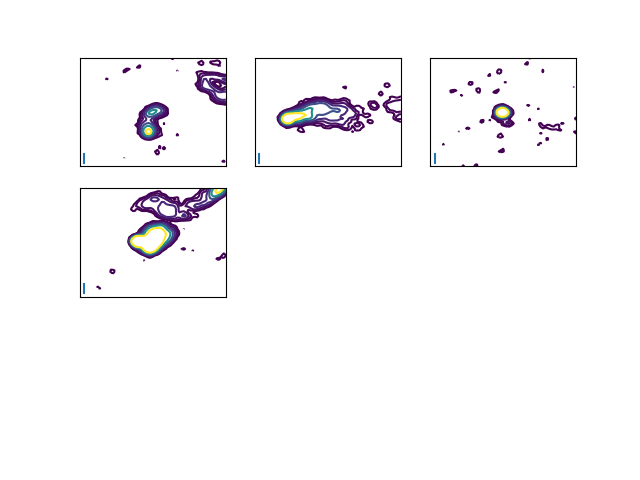

This figure's Python source:
import numpy as np,matplotlib, astropy, os, sys
from astropy.io.fits import getheader, getdata
from matplotlib import pyplot as plt
from astropy.coordinates import SkyCoord
infile, firstfile = 'c2.txt', 'first_simple.txt'  # names of coord file, FIRST

def astropy_sep (tra1,tdec1,tra2,tdec2): # from course notes section 11 
    sc1 = SkyCoord (tra1, tdec1, frame='fk5',unit='degree')
    sc2 = SkyCoord (tra2, tdec2, frame='fk5',unit='degree')
    return ((sc1.separation(sc2)).degree)

def tohms (a): # routine to convert deg -> string hour, min, sec
    ahr = int(a); a = 60.0*(a-ahr); amin = int(a); asec = 60.*(a-amin)
    return str(ahr), str(amin), str(asec)

# from email about wget (using the os.system, otherwise use the wget.download)
def first_download (ra,dec,outfile,gif=0,fits=1,imsize=2.0,\
                    imserver='third.ucllnl.org'):
    rahr, ramin, rasec = tohms (ra/15.)   # convert ra (hr=deg*15) to dms
    decdeg, decmin, decsec = tohms (dec)  # ditto for declination
    command = ('wget -O %s "http://%s/cgi-bin/firstimage?RA=%s%%20%s%%20%s%%20%s%%20%s%%20%s&Dec=&Equinox=J2000&ImageSize=%.1f&MaxInt=10&GIF=%d&FITS=%d&Download=1"'%(outfile,imserver,str(rahr),str(ramin),str(rasec),str(decdeg),str(decmin),str(decsec),imsize,gif,fits))
    os.system(command)

# part 1
first, data = np.loadtxt(firstfile), np.loadtxt(infile)
fb = first[first[:,3]>50]; nbright = len(fb)
if data.shape[1] not in [2,6]:
    print('Must have 2 or 6 columns'); exit()
if data.shape[1]==6:
    data[:,0]=data[:,0]*15.+data[:,1]*15./60.+data[:,2]*15./3600
    data[:,1]=data[:,3]+data[:,4]/60.+data[:,5]/3600.

# part 2/3/4 loop
for i,coord in enumerate(data):
    dist = np.zeros (nbright)
    for j in range(nbright):    # find offsets from this coord to bright FIRST sources
        dist[j] = astropy_sep(coord[0],coord[1],fb[j,0],fb[j,1])
    imin = np.where(dist==dist.min())[0][0]   # index of nearest first source
    first_download(fb[imin,0],fb[imin,1],'temp.fits')
    try:
        nside = int(np.sqrt(len(data)))+1  #sqrt(n)+1 plots on a side
        plt.subplot(nside,nside,i+1,xticks=[],yticks=[]) # part 4
        a,h = getdata('temp.fits').squeeze(),getheader('temp.fits') # part 3
        noise = np.median(abs(a)) # find noise level or use np.std() around edge
        plt.contour(a,np.array([3.,6.,12.,24.,48.,96.,192.])*noise)
        plt.plot([2.,2.],[2.,2+10./(3600*h['CDELT2'])])   # 10" bar on plot
    except:              # fits file didn't download properly
        pass

plt.savefig('model1.png')
